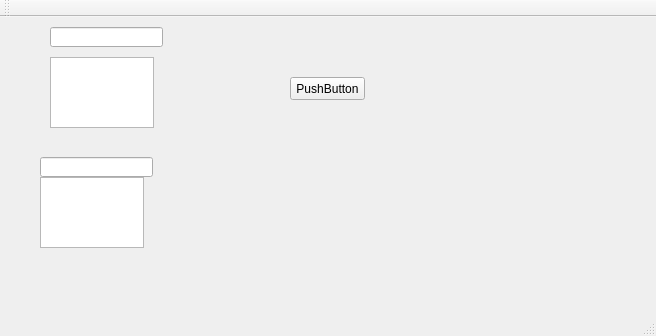
<?xml version="1.0" encoding="UTF-8"?>
<ui version="4.0">
 <class>Red</class>
 <widget class="QMainWindow" name="Red">
  <property name="geometry">
   <rect>
    <x>0</x>
    <y>0</y>
    <width>656</width>
    <height>336</height>
   </rect>
  </property>
  <property name="windowTitle">
   <string>Red</string>
  </property>
  <widget class="QWidget" name="centralWidget">
   <widget class="Calcular" name="btnCalcular">
    <property name="geometry">
     <rect>
      <x>290</x>
      <y>60</y>
      <width>75</width>
      <height>23</height>
     </rect>
    </property>
    <property name="text">
     <string>PushButton</string>
    </property>
   </widget>
   <widget class="QTextEdit" name="txtEntrada">
    <property name="geometry">
     <rect>
      <x>50</x>
      <y>40</y>
      <width>104</width>
      <height>71</height>
     </rect>
    </property>
   </widget>
   <widget class="QTextEdit" name="txtSalida">
    <property name="geometry">
     <rect>
      <x>40</x>
      <y>160</y>
      <width>104</width>
      <height>71</height>
     </rect>
    </property>
   </widget>
   <widget class="QLineEdit" name="lineEdit">
    <property name="geometry">
     <rect>
      <x>50</x>
      <y>10</y>
      <width>113</width>
      <height>20</height>
     </rect>
    </property>
    <property name="accessibleName">
     <string>lblEntrada</string>
    </property>
   </widget>
   <widget class="QLineEdit" name="lineEdit_2">
    <property name="geometry">
     <rect>
      <x>40</x>
      <y>140</y>
      <width>113</width>
      <height>20</height>
     </rect>
    </property>
    <property name="accessibleName">
     <string>lblSalida</string>
    </property>
   </widget>
  </widget>
  <widget class="QMenuBar" name="menuBar">
   <property name="geometry">
    <rect>
     <x>0</x>
     <y>0</y>
     <width>656</width>
     <height>21</height>
    </rect>
   </property>
  </widget>
  <widget class="QToolBar" name="mainToolBar">
   <attribute name="toolBarArea">
    <enum>TopToolBarArea</enum>
   </attribute>
   <attribute name="toolBarBreak">
    <bool>false</bool>
   </attribute>
  </widget>
  <widget class="QStatusBar" name="statusBar"/>
 </widget>
 <layoutdefault spacing="6" margin="11"/>
 <customwidgets>
  <customwidget>
   <class>Calcular</class>
   <extends>QPushButton</extends>
   <header>calcular.h</header>
  </customwidget>
 </customwidgets>
 <resources/>
 <connections/>
</ui>
